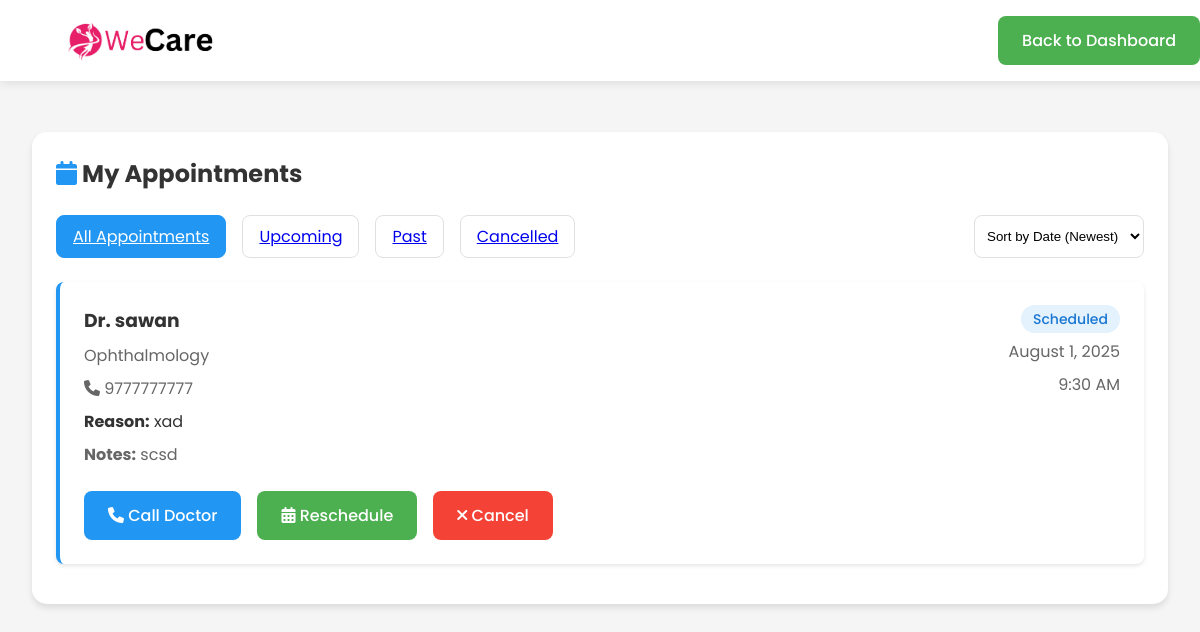
The app's page /appointments.php (signed in) with its own data.
### tables this page shows
CREATE TABLE `appointments` (
  `appointment_id` int(11) NOT NULL,
  `patient_id` int(11) NOT NULL,
  `doctor_id` int(11) NOT NULL,
  `appointment_date` date NOT NULL,
  `appointment_time` time NOT NULL,
  `reason` text NOT NULL,
  `notes` text DEFAULT NULL,
  `preferred_communication` varchar(50) NOT NULL,
  `status` varchar(20) NOT NULL DEFAULT 'Scheduled',
  `created_at` timestamp NULL DEFAULT current_timestamp()
);

CREATE TABLE `doctors` (
  `doctor_id` int(11) NOT NULL,
  `full_name` varchar(100) NOT NULL,
  `email` varchar(100) NOT NULL,
  `password` varchar(255) NOT NULL,
  `phone` varchar(20) DEFAULT NULL,
  `specialization` varchar(100) NOT NULL,
  `qualification` varchar(100) NOT NULL,
  `experience` int(11) NOT NULL,
  `license_no` varchar(50) NOT NULL,
  `is_verified` tinyint(1) DEFAULT 0,
  `created_at` timestamp NULL DEFAULT current_timestamp(),
  `profile_image` varchar(255) DEFAULT NULL,
  `is_active` tinyint(1) DEFAULT 1
);

### appointments.php (the view, shortened to what this page needs)
<?php
require_once('config.php');
$userId = $_SESSION['user_id'];
$appointments = [];
$filter = isset($_GET['filter']) ? $_GET['filter'] : 'all';
$sort = isset($_GET['sort']) ? $_GET['sort'] : 'date_desc';
try {
    $query = "SELECT a.*, d.full_name as doctor_name, d.specialization, d.phone as doctor_phone
              FROM appointments a
              JOIN doctors d ON a.doctor_id = d.doctor_id
              WHERE a.patient_id = ?";
    switch ($sort) {
        case 'date_desc':
            $query .= " ORDER BY a.appointment_date DESC, a.appointment_time DESC";
            break;
    }
    $stmt = $con->prepare($query);
    $stmt->bind_param("i", $userId);
    $stmt->execute();
    $appointments = $stmt->get_result()->fetch_all(MYSQLI_ASSOC);
} catch (Exception $e) {
    $error = "Error: " . $e->getMessage();
    error_log("Error in appointments.php: " . $e->getMessage());
}
?>
<!DOCTYPE html>
<html lang="en">
<head>
    <link rel="stylesheet" href="https://cdnjs.cloudflare.com/ajax/libs/font-awesome/6.0.0/css/all.min.css">
</head>
<body>
    <nav class="navbar">
        <div class="container" style="display: flex; justify-content: space-between; align-items: center;">
            <div style="display: flex; align-items: center;">
                <img src="assets/images/thrive_logo.png" alt="WeCare Logo" style="height: 40px; margin-right: 1rem;">
            </div>
            <div style="display: flex; align-items: center; gap: 2rem;">
                <a href="patient_dashboard.php" class="btn btn-secondary">Back to Dashboard</a>
            </div>
        </div>
    </nav>
    <main class="main-content">
        <div class="container">
            <div class="card">
                <h2 style="margin: 0 0 1.5rem; color: var(--dark-text);">
                    <i class="fas fa-calendar" style="color: var(--primary-color);"></i>
                    My Appointments
                </h2>
                <div class="filters">
                    <a href="?filter=all&sort=<?php echo $sort; ?>"
                       class="filter-btn <?php echo $filter === 'all' ? 'active' : ''; ?>">
                        All Appointments
                    </a>
                    <a href="?filter=upcoming&sort=<?php echo $sort; ?>"
                       class="filter-btn <?php echo $filter === 'upcoming' ? 'active' : ''; ?>">
                        Upcoming
                    </a>
                    <a href="?filter=past&sort=<?php echo $sort; ?>"
                       class="filter-btn <?php echo $filter === 'past' ? 'active' : ''; ?>">
                        Past
                    </a>
                    <a href="?filter=cancelled&sort=<?php echo $sort; ?>"
                       class="filter-btn <?php echo $filter === 'cancelled' ? 'active' : ''; ?>">
                        Cancelled
                    </a>
                    <select class="sort-select" onchange="window.location.href='?filter=<?php echo $filter; ?>&sort=' + this.value">
                        <option value="date_desc" <?php echo $sort === 'date_desc' ? 'selected' : ''; ?>>Sort by Date (Newest)</option>
                    </select>
                </div>
                <?php if (empty($appointments)): ?>
                    <div class="empty-state">
                        <i class="fas fa-calendar-times"></i>
                        <h3>No Appointments Found</h3>
                        <p>You don't have any <?php echo $filter; ?> appointments.</p>
                        <a href="book_appointment.php" class="btn btn-primary">Book an Appointment</a>
                    </div>
                <?php else: ?>
                    <?php foreach ($appointments as $appointment): ?>
                        <div class="appointment-card">
                            <div style="display: flex; justify-content: space-between; align-items: flex-start;">
                                <div>
                                    <h3 style="margin: 0; color: var(--dark-text);">
                                        Dr. <?php echo htmlspecialchars($appointment['doctor_name']); ?>
                                    </h3>
                                    <p style="margin: 0.5rem 0; color: var(--light-text);">
                                        <?php echo htmlspecialchars($appointment['specialization']); ?>
                                    </p>
                                    <p style="margin: 0.5rem 0; color: var(--light-text);">
                                        <i class="fas fa-phone"></i> <?php echo htmlspecialchars($appointment['doctor_phone']); ?>
                                    </p>
                                    <p style="margin: 0.5rem 0; color: var(--dark-text);">
                                        <strong>Reason:</strong> <?php echo htmlspecialchars($appointment['reason']); ?>
                                    </p>
                                    <?php if ($appointment['notes']): ?>
                                        <p style="margin: 0.5rem 0; color: var(--light-text);">
                                            <strong>Notes:</strong> <?php echo htmlspecialchars($appointment['notes']); ?>
                                        </p>
                                    <?php endif; ?>
                                </div>
                                <div style="text-align: right;">
                                    <span class="status-badge status-<?php echo strtolower($appointment['status']); ?>">
                                        <?php echo htmlspecialchars($appointment['status']); ?>
                                    </span>
                                    <p style="margin: 0.5rem 0; color: var(--light-text);">
                                        <?php echo date('F j, Y', strtotime($appointment['appointment_date'])); ?>
                                    </p>
                                    <p style="margin: 0.5rem 0; color: var(--light-text);">
                                        <?php echo date('g:i A', strtotime($appointment['appointment_time'])); ?>
                                    </p>
                                </div>
                            </div>
                            <div style="display: flex; gap: 1rem; margin-top: 1rem;">
                                <?php if ($appointment['status'] === 'Scheduled'): ?>
                                    <a href="tel:<?php echo htmlspecialchars($appointment['doctor_phone']); ?>" class="btn btn-primary">
                                        <i class="fas fa-phone"></i> Call Doctor
                                    </a>
                                    <a href="reschedule.php?id=<?php echo $appointment['appointment_id']; ?>" class="btn btn-secondary">
                                        <i class="fas fa-calendar-alt"></i> Reschedule
                                    </a>
                                    <a href="cancel_appointment.php?id=<?php echo $appointment['appointment_id']; ?>"
                                       class="btn btn-danger"
                                       onclick="return confirm('Are you sure you want to cancel this appointment?')">
                                        <i class="fas fa-times"></i> Cancel
                                    </a>
                                <?php endif; ?>
                            </div>
                        </div>
                    <?php endforeach; ?>
                <?php endif; ?>
            </div>
        </div>
    </main>
</body>
</html>

### appointments.php (style rules this page uses)
:root { --primary-color: #2196f3; --secondary-color: #4CAF50; --accent-color: #ff9800; --danger-color: #f44336; --light-bg: #f5f5f5; --dark-text: #333; --light-text: #666; --border-color: #e0e0e0; }
body { font-family: 'Poppins', sans-serif; background-color: var(--light-bg); margin: 0; padding: 0; color: var(--dark-text); }
.navbar { background-color: #ffffff; box-shadow: 0 2px 10px rgba(0,0,0,0.1); padding: 1rem 2rem; position: fixed; width: 100%; top: 0; z-index: 1000; }
.container { max-width: 1200px; margin: 0 auto; padding: 0 2rem; }
.main-content { margin-top: 100px; padding: 2rem 0; }
.card { background: white; border-radius: 15px; padding: 1.5rem; box-shadow: 0 4px 6px rgba(0,0,0,0.1); margin-bottom: 1.5rem; }
.filters { display: flex; gap: 1rem; margin-bottom: 1.5rem; flex-wrap: wrap; }
.filter-btn { padding: 0.5rem 1rem; border: 1px solid var(--border-color); border-radius: 8px; background: white; cursor: pointer; transition: all 0.3s ease; }
.filter-btn.active { background: var(--primary-color); color: white; border-color: var(--primary-color); }
.sort-select { padding: 0.5rem; border: 1px solid var(--border-color); border-radius: 8px; background: white; margin-left: auto; }
.appointment-card { border-left: 4px solid var(--primary-color); padding: 1.5rem; margin-bottom: 1rem; background: white; border-radius: 8px; box-shadow: 0 2px 4px rgba(0,0,0,0.1); }
.status-badge { padding: 0.25rem 0.75rem; border-radius: 20px; font-size: 0.875rem; font-weight: 500; }
.status-scheduled { background: #e3f2fd; color: #1976d2; }
.btn { display: inline-block; padding: 0.75rem 1.5rem; border-radius: 8px; text-decoration: none; font-weight: 500; transition: all 0.3s ease; border: none; cursor: pointer; }
.btn-primary { background-color: var(--primary-color); color: white; }
.btn-secondary { background-color: var(--secondary-color); color: white; }
.btn-danger { background-color: var(--danger-color); color: white; }

### records on screen
appointments: doctor.full_name "sawan", doctor.specialization "Ophthalmology", doctor.phone "9777777777", reason "xad", notes "scsd", status "Scheduled", appointment_date "August 1, 2025", appointment_time "9:30 AM"
